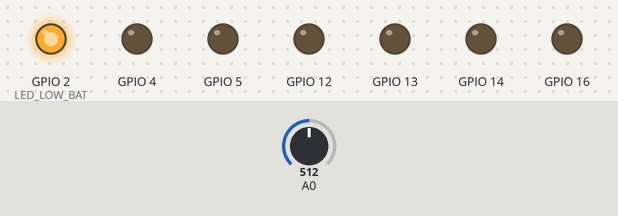
Bench run of a program on a simulated ESP8266 (NodeMCU). Shown: output pins drawn as LEDs (lit = HIGH). Inputs (shaded band) come from the test bench; at power-on: A0 = 512. EEPROM starts erased.

Above: at 2.8 s.
2.9 s: A0 set to 644
5.0 s: A0 set to 670
At 6.2 s:
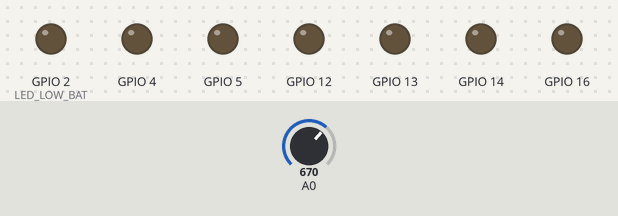
6.7 s: A0 set to 642
At 8.3 s:
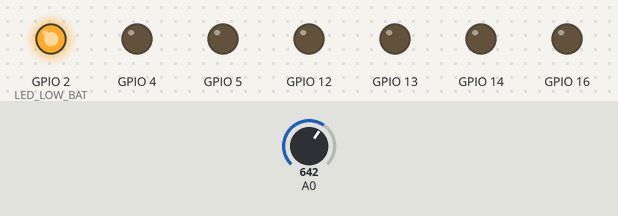
Timing chart, 0 to 9.8 s (numbered marks = the images above; inputs shaded):
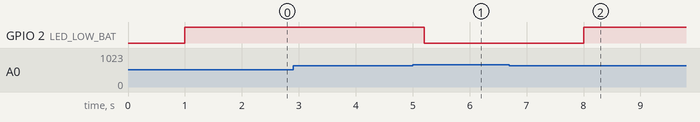

Measured:
- the behaviour switches between 652 and 653 on A0 (found by bisection; images 0 and 1)
- after the input at 2.9 s, every drawn part: stays the same
- after the input at 5.0 s, GPIO 2 (LED_LOW_BAT): HIGH → LOW after 0.20 s
- after the input at 6.7 s, GPIO 2 (LED_LOW_BAT): LOW → HIGH after 1.3 s

The program:

main.cpp
```cpp
#include <Arduino.h>
#include <ESP8266WiFi.h>
#include <WS_Server.h>
#include "config.h"
#include "relay.h"
#include <ArduinoJson.h>
#include <EEPROM.h>

Relay relay1(RELAY1, 1);
Relay relay2(RELAY2, 2);
Relay relay3(RELAY3, 3);
Relay relay4(RELAY4, 4);
Relay relay5(RELAY5, 5);
Relay relay6(RELAY6, 6);

WebSocketsServer ws_server(11451);

void setup()
{
  // put your setup code here, to run once:
  pinMode(LED_LOW_BAT, OUTPUT);
  Serial.begin(9600);
  WiFi.mode(WIFI_AP);
  WiFi.softAP(WIFI_SSID, WIFI_PASS);
  ws_server.begin();
  ws_server.onEvent(wsEventHandler);
  EEPROM.begin(2);
  Relay::setTimeLength(EEPROM.read(0) + (EEPROM.read(1) << 8));
}
u32 t0 = 0;
void loop()
{

  // put your main code here, to run repeatedly:
  ws_server.loop();
  Relay::checkExpire();
  if (millis() - t0 >= 1000)
  {

#ifdef DEBUG
    Serial.print("Voltage: ");
    Serial.println(analogRead(A0));
#endif
    digitalWrite(LED_LOW_BAT, (analogRead(A0) <= 652)); // about 7V

    sendInfo(255, VOLTAGE);
    delay(200);
    sendInfo(255, RELAY);
    delay(200);
    sendInfo(255, TIMELENGTH);

    t0 = millis();
  }
}
```

WS_Server.h
```cpp
#ifndef WS_H
#define WS_H
#include <Arduino.h>
#include <WebSocketsServer.h>
#include <ArduinoJson.h>

typedef enum
{
    RELAY,
    VOLTAGE,
    TIMELENGTH
} InfoCategory;

extern WebSocketsServer ws_server;
void wsEventHandler(uint8_t num, WStype_t type, uint8_t *payload, size_t length);
void parseCmd(JsonDocument &doc,u8 num);
void sendInfo(u8 num,InfoCategory category);
#endif // !WS_H
```

relay.h
```cpp
#ifndef RELAY_H
#define RELAY_H

#include <Arduino.h>
class Relay
{
public:
    Relay(u8 pin,u8 num);
    void fuck();
    bool isOn();

    static void setTimeLength(u32 timeLength);
    static u32 getTimeLength();
    static void checkExpire();
    static Relay *getRelay(u8 num);
    static u8 getRelaysCount();
    u8 _num;
private:
    static u32 _timeLength;
    static Relay *_relaysList[10];
    static u8 _relaysCount;

    u8 _pin;

    bool _isOn = false;
    unsigned long _onTime = 0;
};

#endif // !RELAY_H
```

WS_Server.cpp
```cpp
#include <WS_Server.h>
#include <ArduinoJson.h>
#include "config.h"
#include "relay.h"
#include <EEPROM.h>

void wsEventHandler(uint8_t num, WStype_t type, uint8_t *payload, size_t length)
{
    switch (type)
    {
    case WStype_DISCONNECTED:
        Serial.printf("[%u] Disconnected!\n", num);
        break;

    case WStype_CONNECTED:
    {
        IPAddress ip = ws_server.remoteIP(num);
        Serial.printf("[%u] Connection from ", num);
        Serial.println(ip.toString());
        // send message to client
        ws_server.sendTXT(num, "Connected");
        break;
    }

    case WStype_TEXT:
    {
#ifdef DEBUG
        Serial.printf("[%u] get Text: %s\n", num, payload);
#endif
        DynamicJsonDocument doc(1024);
        deserializeJson(doc, payload);
        parseCmd(doc, num);
        break;
    }

    default:
        break;
    }
}

void parseCmd(JsonDocument &doc, u8 num)
{
    String cmd = doc["cmd"];
    DynamicJsonDocument responseJson(1024);
    char response[1024];

    if (cmd.equals("get_voltage"))
    {
        sendInfo(num, VOLTAGE);
        return;
    }

    if (cmd.equals("fuck_relay"))
    {
        int relayNum = doc["args"]["relay_num"];
        Relay *relay = Relay::getRelay(relayNum);
        if (relay == NULL)
        {
            responseJson["status"] = 1;
            serializeJson(responseJson, response);
            ws_server.sendTXT(num, response);
            return;
        }
        if (relay->isOn())
        {
            responseJson["status"] = 2;
            serializeJson(responseJson, response);
            ws_server.sendTXT(num, response);
            return;
        }

        relay->fuck();
        responseJson["fuck_status"] = 0;
        serializeJson(responseJson, response);
        ws_server.sendTXT(num, response);
        return;
    }

    if (cmd.equals("get_relays_status"))
    {
        sendInfo(num, RELAY);
        return;
    }

    if (cmd.equals("set_time_length"))
    {
        u16 timeLength = doc["args"]["time_length"];
        Relay::setTimeLength(timeLength);
        EEPROM.write(0, timeLength % 256);
        EEPROM.write(1, timeLength >> 8);
        EEPROM.commit();
        responseJson["time_set_status"] = 0;
        serializeJson(responseJson, response);
        ws_server.sendTXT(num, response);
        return;
    }

    if (cmd.equals("get_time_length"))
    {
        sendInfo(num, TIMELENGTH);
        return;
    }
}

void sendInfo(u8 num, InfoCategory category)
{
    DynamicJsonDocument responseJson(1024);
    char response[1024];
    switch (category)
    {
    case InfoCategory::VOLTAGE:
    {
        responseJson["voltage"] = analogRead(A0);
        break;
    }
    case InfoCategory::RELAY:
    {
        StaticJsonDocument<JSON_ARRAY_SIZE(16)> relaysStatus;

#ifdef DEBUG
        Serial.print("Relays Count:");
        Serial.println(Relay::getRelaysCount());
#endif // DEBUG

        for (int i = 1; i <= Relay::getRelaysCount(); i++)
        {
            relaysStatus.add((int)(Relay::getRelay(i)->isOn()));
        }
        responseJson["relays_status"] = relaysStatus;
        break;
    }

    case InfoCategory::TIMELENGTH:
    {
        responseJson["time_length"] = Relay::getTimeLength();
        break;
    }

    default:
        break;
    }
    serializeJson(responseJson, response);
    if (num == 255)
    {
        ws_server.broadcastTXT(response);
        return;
    }
    ws_server.sendTXT(num, response);
}
```

relay.cpp
```cpp
#include <relay.h>
#include <Arduino.h>
#include "config.h"
uint32 Relay::_timeLength = 2000;
Relay *Relay::_relaysList[10];
uint8 Relay::_relaysCount = 0;

Relay::Relay(u8 pin, u8 num)
{
    _pin = pin;
    _num = num;
    pinMode(_pin, OUTPUT);
    digitalWrite(_pin, 0);
    _isOn = false;
    _relaysList[_relaysCount] = this;
    _relaysCount++;
}

u8 Relay::getRelaysCount()
{
    return _relaysCount;
}

void Relay::fuck()
{
    if (!this->_isOn)
    {

#ifdef DEBUG
        Serial.print("Relay@pin ");
        Serial.print(this->_pin);
        Serial.println(" switched on");
#endif

        digitalWrite(this->_pin, 1);
        this->_isOn = true;
        this->_onTime = millis();
    }
}

bool Relay::isOn()
{
    return this->_isOn;
}

void Relay::setTimeLength(u32 timeLength)
{
    Relay::_timeLength = timeLength;
}

u32 Relay::getTimeLength()
{
    return Relay::_timeLength;
}

void Relay::checkExpire()
{
    for (u8 i = 0; i < _relaysCount; i++)
    {
        if (_relaysList[i]->_isOn)
            if (_relaysList[i]->_onTime + _timeLength < millis())
            {

#ifdef DEBUG
                Serial.print("Relay@pin ");
                Serial.print(_relaysList[i]->_pin);
                Serial.println(" switched off");
#endif

                digitalWrite(_relaysList[i]->_pin, 0);
                _relaysList[i]->_isOn = false;
            }
    }
}

Relay *Relay::getRelay(u8 num)
{
    for (u8 i = 0; i < _relaysCount; i++)
    {
        if (_relaysList[i]->_num == num)
            return _relaysList[i];
    }
    return NULL;
}
```

config.h
```cpp
#ifndef CFG_H
#define CFG_H

//#define DEBUG

// Pin Configuration
#define RELAY1 5
#define RELAY2 4
#define RELAY3 13
#define RELAY4 12
#define RELAY5 14
#define RELAY6 16
#define LED_LOW_BAT 2


// Wifi Configuration
#define WIFI_SSID "CapacitorFucker"
#define WIFI_PASS "1145141919810"

#endif // CFG_H
```
